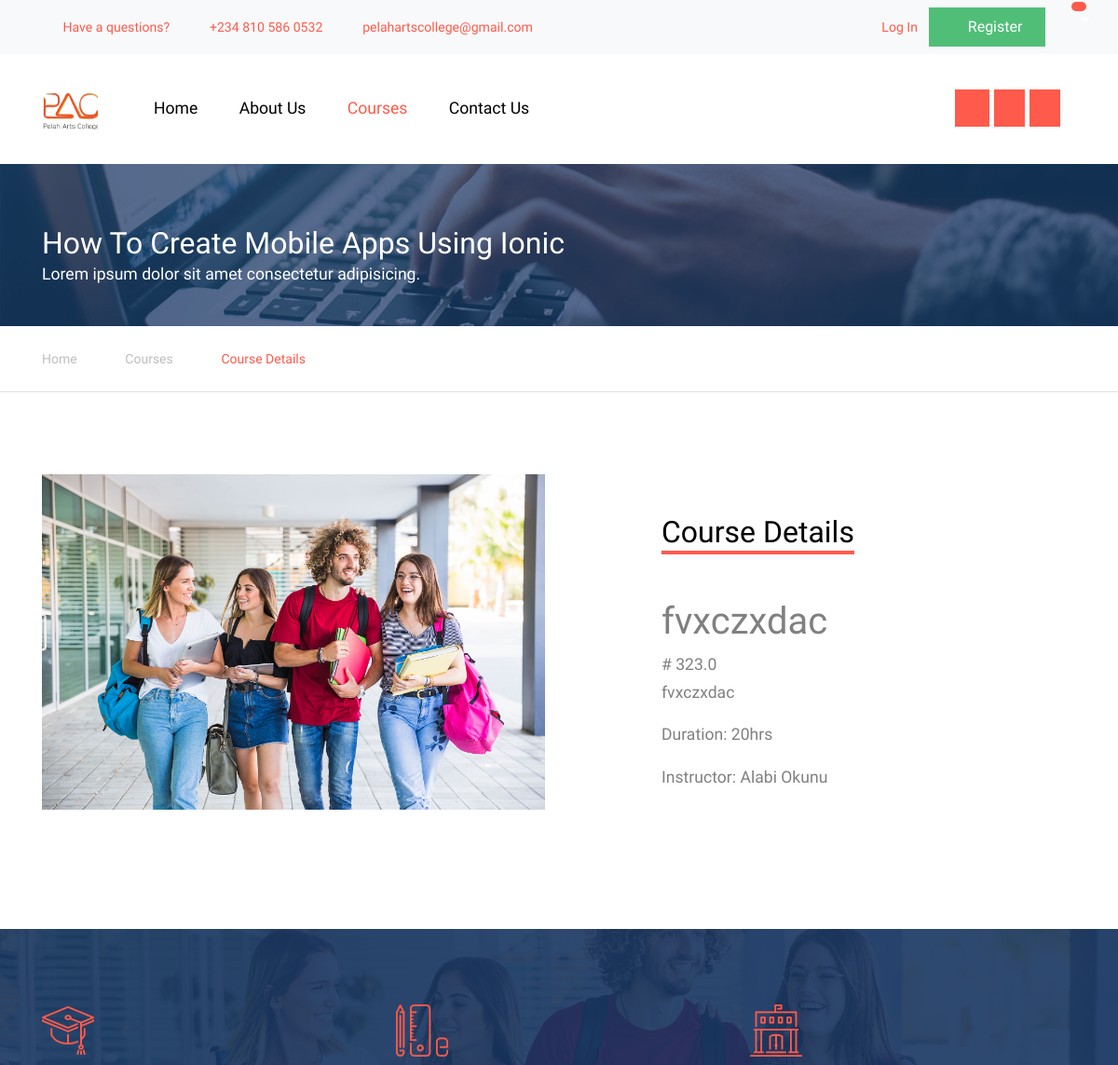
The page /course/1 (upper part) on the database as committed earlier.
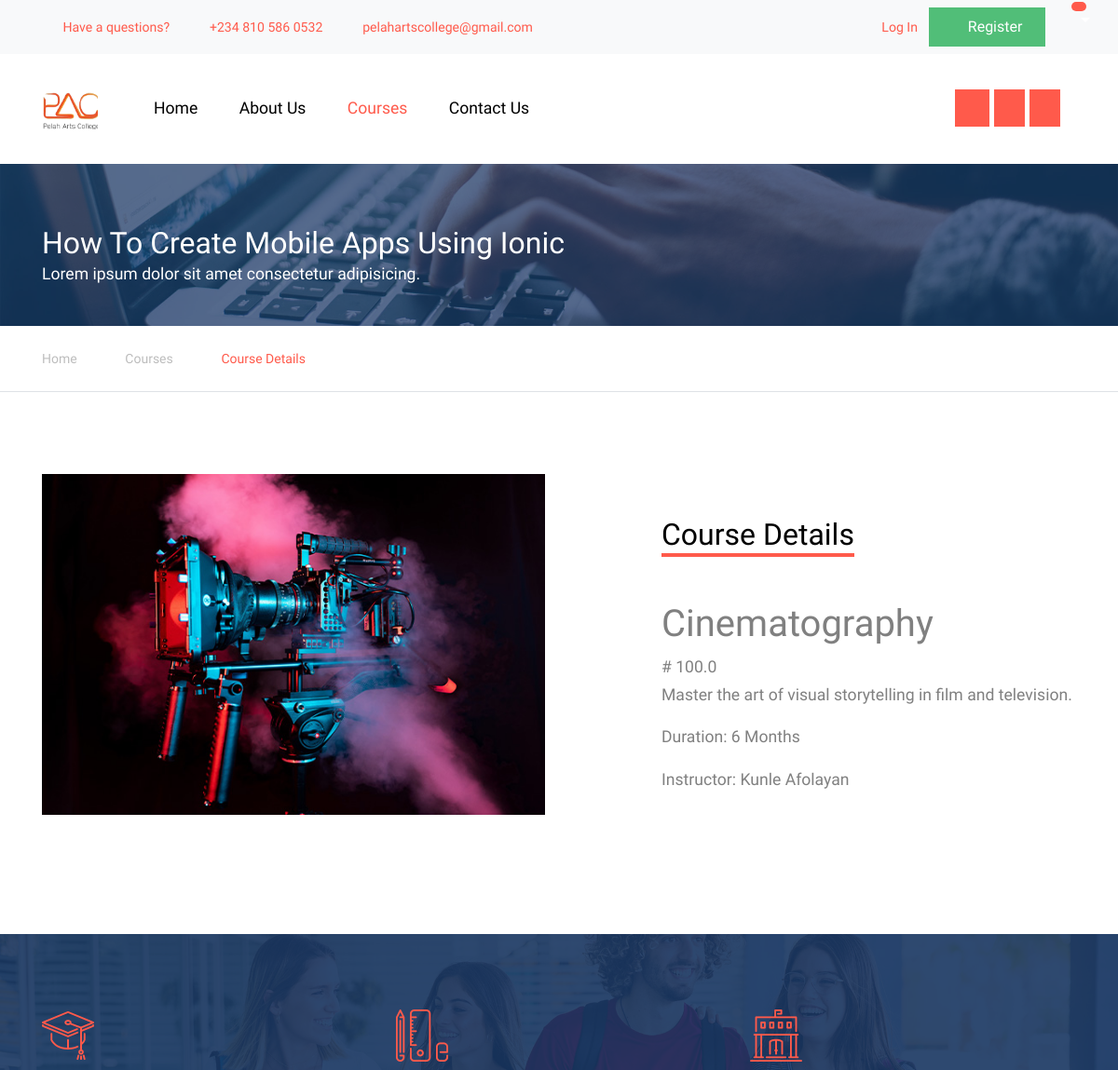
The same page on the database as committed later.
### model.py (models this page shows, shortened)
class Course(db.Model):
    id = db.Column(db.Integer, primary_key=True)
    title = db.Column(db.String(150))
    description = db.Column(db.String(500))
    price = db.Column(db.Float)
    student_id = db.Column(db.Integer, db.ForeignKey('student.id'))
    instructor_id = db.Column(db.Integer, db.ForeignKey('instructor.id'))
    image = db.Column(db.String(150), nullable=False)
    category = db.Column(db.String(100), nullable=False)
    duration = db.Column(db.String(30))
    instructor = db.relationship('Instructor', back_populates='courses')
    payments = db.relationship('Payment', back_populates='course')

class Instructor(db.Model):
    id = db.Column(db.Integer, primary_key=True)
    fullname = db.Column(db.String(150))
    email = db.Column(db.String(150))
    phone_number = db.Column(db.String(20))
    house_address = db.Column(db.String(200))
    profile_image = db.Column(db.String(150))
    courses = db.relationship('Course', back_populates='instructor')

### main.py (the view)
@app.route('/course/<int:course_id>')
def course(course_id):
    course = Course.query.get_or_404(course_id)
    payment_exists = False
    course_materials = []
    if current_user.is_authenticated:
        payment = Payment.query.filter_by(user_id=current_user.id, course_id=course_id, status='success').first()
        if payment:
            payment_exists = True
            course_materials = CourseMaterial.query.filter_by(course_id=course_id).all()
    return render_template('course-single.html', course=course, payment_exists=payment_exists, course_materials=course_materials)

### templates/course-single.html (shortened to what the changed rows need)
<!DOCTYPE html>
<html lang="en">
<head>
  <link rel="stylesheet" href="{{ url_for('static', filename='css/bootstrap.min.css') }}">
  <link rel="stylesheet" href="{{ url_for('static', filename='css/jquery-ui.css') }}">
  <link rel="stylesheet" href="{{ url_for('static', filename='css/owl.carousel.min.css') }}">
  <link rel="stylesheet" href="{{ url_for('static', filename='css/owl.theme.default.min.css') }}">
  <link rel="stylesheet" href="{{ url_for('static', filename='css/jquery.fancybox.min.css') }}">
  <link rel="stylesheet" href="{{ url_for('static', filename='css/bootstrap-datepicker.css') }}">
  <link rel="stylesheet" href="{{ url_for('static', filename='fonts/flaticon/font/flaticon.css') }}">
  <link rel="stylesheet" href="{{ url_for('static', filename='css/jquery.mb.YTPlayer.min.css') }}" media="all" type="text/css">
  <link rel="stylesheet" href="{{ url_for('static', filename='css/style.css') }}">
  <link rel="stylesheet" href="{{ url_for('static', filename='fonts/icomoon/style.css') }}">
</head>
<body data-spy="scroll" data-target=".site-navbar-target" data-offset="300">
  <div class="site-wrap">
    <div class="site-section ftco-subscribe-1 site-blocks-cover pb-4" style="background-image: url(' {{url_for('static', filename= 'images/bg_1.jpg') }}')">
        <div class="container">
          <div class="row align-items-end">
            <div class="col-lg-7">
              <h2 class="mb-0">How To Create Mobile Apps Using Ionic</h2>
            </div>
          </div>
        </div>
      </div>
    <div class="site-section">
      <div class="container">
          <div class="row">
              <div class="col-md-6 mb-4">
                  <p>
                      <img src="{{ url_for('static', filename='images/' + course.image) }}" alt="Image" class="img-fluid">
                  </p>
              </div>
              <div class="col-lg-5 ml-auto align-self-center">
                  <h2 class="section-title-underline mb-5">
                      <span>Course Details</span>
                  </h2>
                  <h1>{{ course.title }}</h1>
                  <div class="price"># {{ course.price }}</div>
                  <div class="description">
                      <p>{{ course.description }}</p>
                  </div>
                  <div class="duration">
                      <p>Duration: {{ course.duration }}</p>
                  </div>
                  <div class="instructor">
                      {% if course.instructor %}
                          <p>Instructor: {{ course.instructor.fullname }}</p>
                      {% else %}
                          <p>No Instructor Assigned</p>
                      {% endif %}
                  </div>
              </div>
          </div>
      </div>
    </div>
    </div>
</body>
</html>

Rows that differ between the two databases and show on the page:
changed Course: image: a different picture; title "fvxczxdac" → "Cinematography"; price "323.0" → "100.0"; description "fvxczxdac" → "Master the art of visual storytelling in film and television."; duration "20hrs" → "6 Months"
changed Instructor: instructor.fullname "Alabi Okunu" → "Kunle Afolayan"
